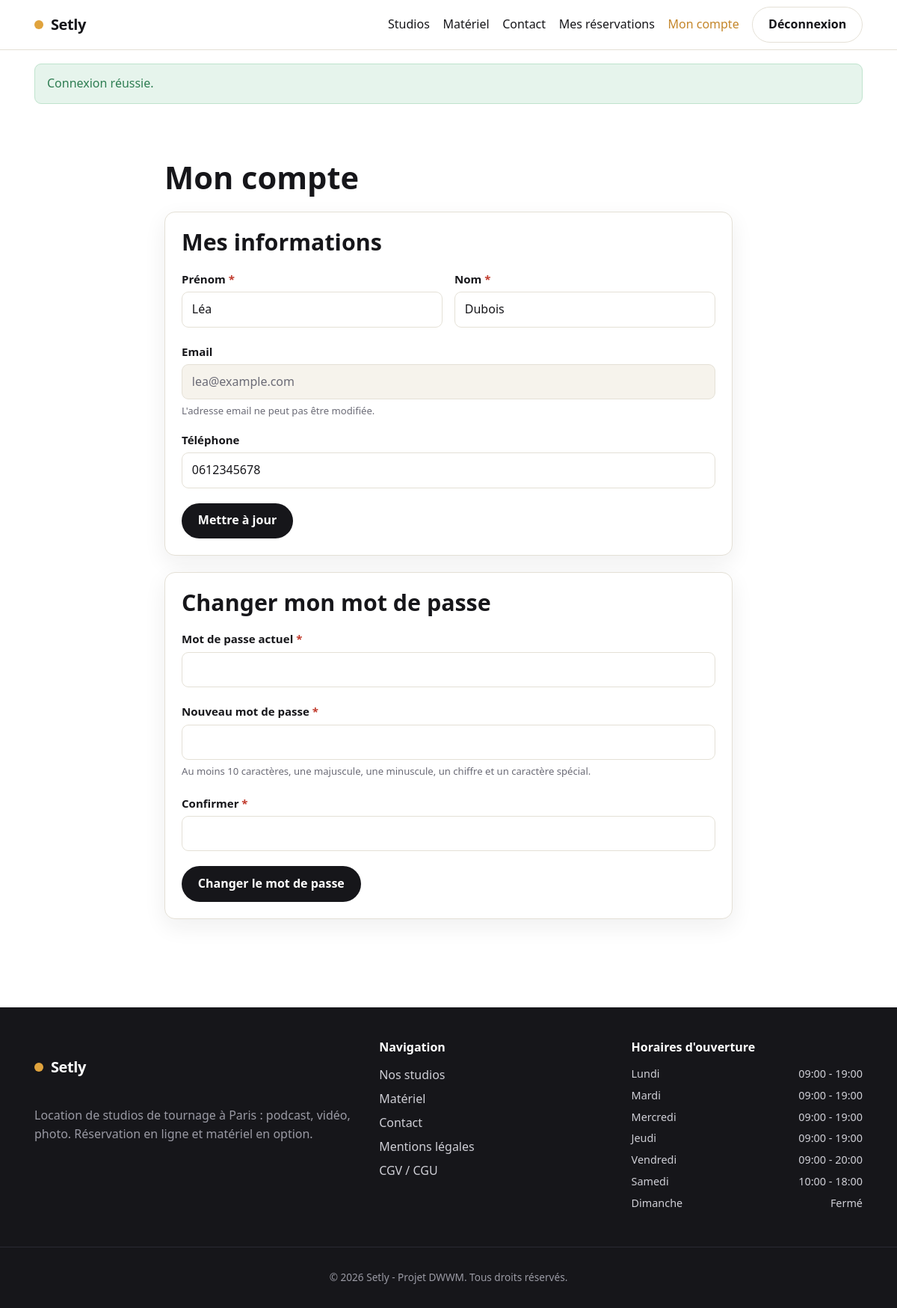
Screenshot of /mon-compte (signed in) with the database file from the repository.
### tables this page shows
CREATE TABLE utilisateur (
    id_utilisateur     INT AUTO_INCREMENT PRIMARY KEY,
    id_role            INT NOT NULL,
    nom                VARCHAR(80)  NOT NULL,
    prenom             VARCHAR(80)  NOT NULL,
    email              VARCHAR(180) NOT NULL UNIQUE,
    mot_de_passe_hash  VARCHAR(255) NOT NULL,
    telephone          VARCHAR(20),
    email_verifie      TINYINT(1) NOT NULL DEFAULT 0,
    actif              TINYINT(1) NOT NULL DEFAULT 1,
    date_creation      DATETIME NOT NULL DEFAULT CURRENT_TIMESTAMP,
    CONSTRAINT fk_utilisateur_role FOREIGN KEY (id_role) REFERENCES role(id_role)
);

CREATE TABLE horaire (
    id_horaire      INT AUTO_INCREMENT PRIMARY KEY,
    jour_semaine    VARCHAR(10) NOT NULL,
    heure_ouverture TIME,
    heure_fermeture TIME,
    ferme           TINYINT(1) NOT NULL DEFAULT 0
);

### src/Controller/Controller.php (called while the page is built, shortened)
<?php
abstract class Controller
{
    protected function view(string $template, array $data = [], string $layout = 'layouts/main'): void
    {
        View::render($template, $data, $layout);
    }
}

### src/Controller/ClientController.php (called while the page is built, shortened)
<?php
final class ClientController extends Controller
{
    public function compte(Request $request): void
    {
        $this->view('client/compte', [
            'title'  => 'Mon compte — Setly',
            'user'   => Utilisateur::find(Auth::id()),
            'errors' => $this->takeErrors(),
        ]);
    }
}

### public/index.php (called while the page is built, shortened)
<?php
require __DIR__ . '/../src/bootstrap.php';
$routes = require __DIR__ . '/../config/routes.php';
$router = new Router($routes);
$router->dispatch(
    $_SERVER['REQUEST_METHOD'],
    parse_url($_SERVER['REQUEST_URI'], PHP_URL_PATH) ?: '/'
);

### src/bootstrap.php (called while the page is built, shortened)
<?php
spl_autoload_register(static function (string $class): void {
    $prefix  = 'App\\';
    $baseDir = __DIR__ . '/';
    $relative = substr($class, strlen($prefix));
    $file     = $baseDir . str_replace('\\', '/', $relative) . '.php';
});
App\Core\Config::load(require __DIR__ . '/../config/config.php');
require __DIR__ . '/helpers.php';

### src/Core/Config.php (called while the page is built, shortened)
<?php
final class Config
{
    private static array $items = [];
    public static function load(array $items): void
    {
        self::$items = $items;
    }
    public static function get(string $key, mixed $default = null): mixed
    {
        $segments = explode('.', $key);
        $value    = self::$items;
        foreach ($segments as $segment) {
            if (is_array($value) && array_key_exists($segment, $value)) {
                $value = $value[$segment];
            } else {
                return $default;
            }
        }
        return $value;
    }
}

### src/Core/Database.php (called while the page is built, shortened)
<?php
final class Database
{
    private static ?PDO $pdo = null;
    public static function connection(): PDO
    {
        if (self::$pdo instanceof PDO) {
            return self::$pdo;
        }
        $host = Config::get('db.host');
        $port = Config::get('db.port');
        $name = Config::get('db.name');
        $dsn  = "mysql:host={$host};port={$port};dbname={$name};charset=utf8mb4";
        $options = [
            PDO::ATTR_ERRMODE            => PDO::ERRMODE_EXCEPTION,
            PDO::ATTR_DEFAULT_FETCH_MODE => PDO::FETCH_ASSOC,
            PDO::ATTR_EMULATE_PREPARES   => false,
        ];
        $ca = (string) Config::get('db.ssl_ca');
        try {
            self::$pdo = new PDO($dsn, Config::get('db.user'), Config::get('db.pass'), $options);
        } catch (PDOException $e) {
            http_response_code(500);
            exit('Connexion à la base de données impossible.');
        }
        return self::$pdo;
    }
}

### src/Model/Utilisateur.php (called while the page is built, shortened)
<?php
final class Utilisateur
{
    public static function find(int $id): ?array
    {
        $stmt = Database::connection()->prepare(
            "SELECT u.*, r.libelle AS role
             FROM utilisateur u JOIN role r ON r.id_role = u.id_role
             WHERE u.id_utilisateur = :id"
        );
        $stmt->execute([':id' => $id]);
        return $stmt->fetch() ?: null;
    }
}

### src/Core/Security.php (called while the page is built, shortened)
<?php
final class Security
{
    public static function e(?string $value): string
    {
        return htmlspecialchars((string) $value, ENT_QUOTES, 'UTF-8');
    }
}

### src/helpers.php (called while the page is built, shortened)
<?php
if (!function_exists('e')) {
    function e(?string $value): string
    {
        return Security::e($value);
    }
}

### src/Model/Horaire.php (called while the page is built, shortened)
<?php
final class Horaire
{
    public static function all(): array
    {
        $rows = Database::connection()->query("SELECT * FROM horaire")->fetchAll();
        usort($rows, static fn ($a, $b) =>
            array_search($a['jour_semaine'], self::ORDER, true) <=> array_search($b['jour_semaine'], self::ORDER, true)
        );
        return $rows;
    }
}

### views/client/compte.php (the view, shortened to what this page needs)
<section class="container section section--narrow">
    <h1>Mon compte</h1>
    <div class="card detail-block">
        <h2>Mes informations</h2>
        <form action="/mon-compte" method="post" class="form" novalidate data-validate>
            <div class="form__row">
                <div class="field">
                    <label for="prenom">Prénom <span class="req">*</span></label>
                    <input type="text" id="prenom" name="prenom" required value="<?= e($user['prenom']) ?>" data-rule="required">
                </div>
                <div class="field">
                    <label for="nom">Nom <span class="req">*</span></label>
                    <input type="text" id="nom" name="nom" required value="<?= e($user['nom']) ?>" data-rule="required">
                </div>
            </div>
            <div class="field">
                <label for="email">Email</label>
                <input type="email" id="email" value="<?= e($user['email']) ?>" disabled>
                <p class="field__hint">L'adresse email ne peut pas être modifiée.</p>
            </div>
            <div class="field">
                <label for="telephone">Téléphone</label>
                <input type="tel" id="telephone" name="telephone" value="<?= e($user['telephone'] ?? '') ?>" data-rule="phone">
            </div>
            <button type="submit" class="btn btn--primary">Mettre à jour</button>
        </form>
    </div>
    <div class="card detail-block">
        <h2>Changer mon mot de passe</h2>
        <form action="/mon-compte/mot-de-passe" method="post" class="form" novalidate data-validate>
            <div class="field">
                <label for="mot_de_passe_actuel">Mot de passe actuel <span class="req">*</span></label>
                <input type="password" id="mot_de_passe_actuel" name="mot_de_passe_actuel" required data-rule="required">
            </div>
            <div class="field">
                <label for="mot_de_passe">Nouveau mot de passe <span class="req">*</span></label>
                <input type="password" id="mot_de_passe" name="mot_de_passe" required data-rule="required|password">
                <p class="field__hint">Au moins 10 caractères, une majuscule, une minuscule, un chiffre et un caractère spécial.</p>
            </div>
            <div class="field">
                <label for="mot_de_passe_confirm">Confirmer <span class="req">*</span></label>
                <input type="password" id="mot_de_passe_confirm" name="mot_de_passe_confirm" required data-rule="required|match:mot_de_passe">
            </div>
            <button type="submit" class="btn btn--primary">Changer le mot de passe</button>
        </form>
    </div>
</section>

### src/Core/Router.php (shortened to what this page needs)
<?php
final class Router
{
    public function dispatch(string $method, string $path): void
    {
        $path = rtrim($path, '/') ?: '/';
        foreach ($this->routes as [$routeMethod, $routePath, $handler, $access]) {
            if ($routeMethod !== $method) {
                continue;
            }
            $pattern = $this->toRegex($routePath);
            if (preg_match($pattern, $path, $matches)) {
                $params = array_filter(
                    $matches,
                    static fn ($k) => !is_int($k),
                    ARRAY_FILTER_USE_KEY
                );
                [$class, $action] = explode('@', $handler);
                $controller = new $fqcn();
                $controller->$action(new Request(), ...array_values($params));
                return;
            }
        }
    }
    private function toRegex(string $path): string
    {
        $regex = preg_replace('#\{([a-zA-Z_]+)\}#', '(?P<$1>[^/]+)', $path);
        return '#^' . $regex . '$#';
    }
}

### views/partials/footer.php
<?php use App\Model\Horaire; $horairesFooter = Horaire::all(); ?>
<footer class="site-footer">
    <div class="container site-footer__grid">
        <div>
            <p class="brand brand--light"><span class="brand__dot" aria-hidden="true"></span>Setly</p>
            <p class="muted">Location de studios de tournage à Paris : podcast, vidéo, photo. Réservation en ligne et matériel en option.</p>
        </div>
        <nav aria-label="Liens de pied de page">
            <h2 class="site-footer__title">Navigation</h2>
            <ul class="site-footer__links">
                <li><a href="/studios">Nos studios</a></li>
                <li><a href="/materiel">Matériel</a></li>
                <li><a href="/contact">Contact</a></li>
                <li><a href="/mentions-legales">Mentions légales</a></li>
                <li><a href="/cgv">CGV / CGU</a></li>
            </ul>
        </nav>
        <div>
            <h2 class="site-footer__title">Horaires d'ouverture</h2>
            <ul class="site-footer__hours">
                <?php foreach ($horairesFooter as $h): ?>
                    <li>
                        <span><?= e(ucfirst($h['jour_semaine'])) ?></span>
                        <span><?= (int) $h['ferme'] === 1
                            ? 'Fermé'
                            : e(substr((string) $h['heure_ouverture'], 0, 5)) . ' - ' . e(substr((string) $h['heure_fermeture'], 0, 5)) ?></span>
                    </li>
                <?php endforeach; ?>
            </ul>
        </div>
    </div>
    <div class="site-footer__bottom">
        <p>© <?= date('Y') ?> Setly - Projet DWWM. Tous droits réservés.</p>
    </div>
</footer>

### public/assets/css/style.css (style rules this page uses)
:root { --ink: #16161a; --ink-soft: #3a3a42; --muted: #6b6b76; --line: #e4e0d6; --bg: #ffffff; --bg-soft: #f6f3ec; --gold: #e0a33d; --gold-dark: #c4862a; --danger: #c0392b; --success: #2e7d52; --radius: 14px; --radius-sm: 9px; --shadow: 0 10px 30px rgba(22, 22, 26, 0.07); --maxw: 1140px; --font: "Segoe UI", system-ui, -apple-system, Roboto, Helvetica, Arial, sans-serif; }
* { box-sizing: border-box; }
html { scroll-behavior: smooth; }
body { margin: 0; font-family: var(--font); color: var(--ink); background: var(--bg); line-height: 1.6; -webkit-font-smoothing: antialiased; }
h1, h2, h3, h4 { line-height: 1.2; color: var(--ink); margin: 0 0 .5em; }
h1 { font-size: clamp(1.8rem, 4vw, 2.6rem); }
h2 { font-size: clamp(1.4rem, 3vw, 1.9rem); }
a { color: var(--ink); text-decoration-color: var(--gold); text-underline-offset: 3px; }
.muted { color: var(--muted); }
.container { width: 100%; max-width: var(--maxw); margin: 0 auto; padding: 0 16px; }
.section { padding: 56px 0; }
.section--narrow { max-width: 760px; margin: 0 auto; }
.btn { display: inline-flex; align-items: center; justify-content: center; gap: .4em; font: inherit; font-weight: 600; cursor: pointer; border: 1px solid transparent; border-radius: 999px; padding: .62em 1.3em; text-decoration: none; transition: .15s; white-space: nowrap; }
.btn--primary { background: var(--ink); color: #fff; }
.brand { display: inline-flex; align-items: center; gap: .5em; font-weight: 800; font-size: 1.25rem; text-decoration: none; letter-spacing: -.02em; }
.brand__dot { width: 12px; height: 12px; border-radius: 50%; background: var(--gold); display: inline-block; }
.brand--light { color: #fff; }
.card { background: var(--bg); border: 1px solid var(--line); border-radius: var(--radius); box-shadow: var(--shadow); overflow: hidden; }
.form { margin-top: 18px; }
.form__row { display: grid; grid-template-columns: 1fr 1fr; gap: 16px; }
.field { margin-bottom: 16px; display: flex; flex-direction: column; }
.field label { font-weight: 600; margin-bottom: .35em; font-size: .94rem; }
.field input, .field select, .field textarea { font: inherit; padding: .62em .8em; border: 1px solid var(--line); border-radius: var(--radius-sm); background: #fff; color: var(--ink); width: 100%; }
.field input:disabled { background: var(--bg-soft); color: var(--muted); }
.field__hint { font-size: .82rem; color: var(--muted); margin: .35em 0 0; }
.req { color: var(--danger); }
.detail-block { padding: 22px; margin-bottom: 22px; }
.site-footer { background: var(--ink); color: #cfcfd6; margin-top: 40px; }
.site-footer__grid { display: grid; grid-template-columns: 1.4fr 1fr 1fr; gap: 28px; padding: 44px 16px; }
.site-footer__title { color: #fff; font-size: 1rem; margin-bottom: .7em; }
.site-footer__links, .site-footer__hours { list-style: none; padding: 0; margin: 0; }
.site-footer__links a { color: #cfcfd6; text-decoration: none; line-height: 2; }
.site-footer__hours li { display: flex; justify-content: space-between; padding: .2em 0; font-size: .9rem; }
.site-footer .muted { color: #9a9aa4; }
.site-footer__bottom { border-top: 1px solid #2a2a33; padding: 16px; text-align: center; font-size: .85rem; color: #9a9aa4; }

### rows the page displays
utilisateur: prenom "Léa", nom "Dubois", email "lea@example.com", telephone "0612345678"
horaire: jour_semaine "Lundi", heure_ouverture "09:00", heure_fermeture "19:00"
horaire: jour_semaine "Mardi", heure_ouverture "09:00", heure_fermeture "19:00"
horaire: jour_semaine "Mercredi", heure_ouverture "09:00", heure_fermeture "19:00"
horaire: jour_semaine "Jeudi", heure_ouverture "09:00", heure_fermeture "19:00"
horaire: jour_semaine "Vendredi", heure_ouverture "09:00", heure_fermeture "20:00"
horaire: jour_semaine "Samedi", heure_ouverture "10:00", heure_fermeture "18:00"
horaire: jour_semaine "Dimanche", ferme "Fermé"

### other values shown
$f['message'] "Connexion réussie."
